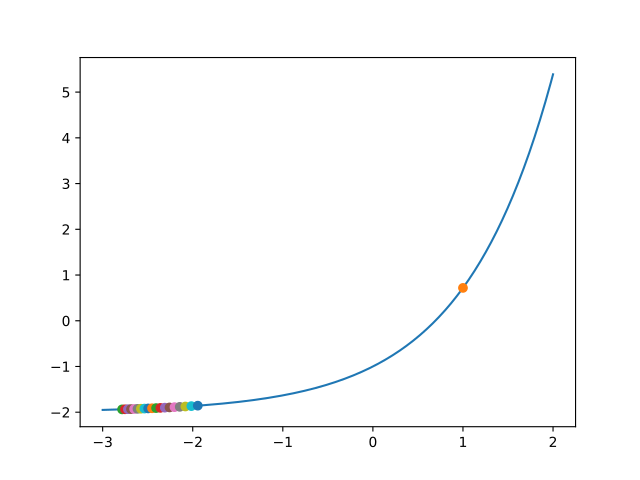

Source code (Python):
import matplotlib.pyplot as plt
import numpy as np
import subprocess
import shlex
import math
def func(x):
    return math.exp(x)-2
def raph(x):
    return  (x-(math.exp(x)/(math.exp(x)-2)))
x=1;
x1=np.linspace(-3,2,1000);
y1=(np.exp(x1)-2)
plt.plot(x1,y1)
for i in range (20):
    plt.plot(x,func(x),"o")
    x=raph(x)
plt.savefig("raph.pdf")
subprocess.run(shlex.split("termux-open raph.pdf"))
